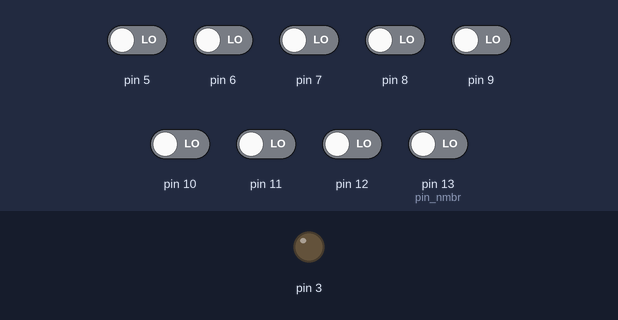
This sketch was run on a simulated Arduino Uno, built with avr-gcc and run on an emulated ATmega328P. Parts: output pins drawn as LEDs (lit = HIGH). The inputs (shaded band) are chosen by the test bench; at power-on: pin 5–12, pin 13 (pin_nmbr) LOW. Random numbers use the default seed unless the sketch sets one; pins used as bus, display or sensor lines are not drawn; what the sketch prints to the serial monitor is not drawn. At 21.0 s the program stops and its outputs stay as they are.

Above: at 0.05 s.
Timing chart, 0 to 3.0 s (numbered marks = the images above):
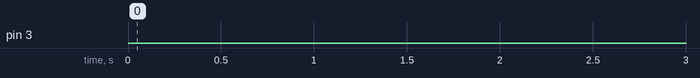

Measured:
- by itself, pin 3: LOW → HIGH at 20.4 s, → LOW 0.10 s later, → HIGH 0.10 s later, → LOW 0.10 s later, … (6 changes in this stretch)

The sketch:

Whack-a-mole_code.ino
```cpp
// anodes
int row[] = {A5,A4,A3};

// cathodes
int col[] = {A0,A1,A2};

//for LEDs
int led_nmbr;

//for buttons
int button[9];
int button_nmbr;

//for limiting game to 20 sec
unsigned long timeOut = 20000;
boolean timing= true;
unsigned long startTime= millis();
int current_time;

// Score
int score=0;

void setup()
{
  Serial.begin(9600);
  for (int i=0;i<3;i++)
  {
    pinMode(row[i], OUTPUT);
    pinMode(col[i], OUTPUT);
  }
  for (int i=5;i>13;i++)
  {
    pinMode(i, INPUT_PULLUP);
  }
  pinMode(3, OUTPUT);
  randomSeed(analogRead(0));
}


void Random_LED()
{
  led_nmbr= rand() % 9 + 1;
  if(led_nmbr==1)
  {
    //Serial.println(random_nmbr);
    digitalWrite(row[0], HIGH);
    digitalWrite(col[0], LOW);
    digitalWrite(col[1], HIGH);
    digitalWrite(col[2], HIGH);
  }
  else if(led_nmbr==2)
  {
    //Serial.println(random_nmbr);
    digitalWrite(row[0], HIGH);
    digitalWrite(col[1], LOW);
    digitalWrite(col[0], HIGH);
    digitalWrite(col[2], HIGH);
    }
  else if(led_nmbr==3)
  {
    //Serial.println(random_nmbr);
    digitalWrite(row[0], HIGH);
    digitalWrite(col[2], LOW);
    digitalWrite(col[1], HIGH);
    digitalWrite(col[0], HIGH);
    }
  else if(led_nmbr==4)
  {
    //Serial.println(random_nmbr);
      digitalWrite(row[1], HIGH);
      digitalWrite(col[0], LOW);
      digitalWrite(col[1], HIGH);
      digitalWrite(col[2], HIGH);
    }
  else if(led_nmbr==5)
  {
    //Serial.println(random_nmbr);
    digitalWrite(row[1], HIGH);
    digitalWrite(col[1], LOW);
    digitalWrite(col[0], HIGH);
    digitalWrite(col[2], HIGH);
    }
  else if(led_nmbr==6)
  {
    //Serial.println(random_nmbr);
    digitalWrite(row[1], HIGH);
    digitalWrite(col[2], LOW);
    digitalWrite(col[1], HIGH);
    digitalWrite(col[0], HIGH);
    }
  else if(led_nmbr==7)
  {
    //Serial.println(random_nmbr);
    digitalWrite(row[2], HIGH);
      digitalWrite(col[0], LOW);
      digitalWrite(col[1], HIGH);
      digitalWrite(col[2], HIGH);
    }
  else if(led_nmbr==8)
  {
    //Serial.println(random_nmbr);
    digitalWrite(row[2], HIGH);
    digitalWrite(col[1], LOW);
    digitalWrite(col[0], HIGH);
    digitalWrite(col[2], HIGH);
    }
  else if(led_nmbr==9)
  {
    //Serial.println(random_nmbr);
    digitalWrite(row[2], HIGH);
    digitalWrite(col[2], LOW);
    digitalWrite(col[1], HIGH);
    digitalWrite(col[0], HIGH);
  }
}


void Check_time()
{
  current_time=  millis();
  if (current_time - startTime >= timeOut)
    {timing = false;}
}


void Turn_off_LED()
{
  for (int i=0;i<3;i++)
    {
     digitalWrite(row[i], LOW);
     digitalWrite(col[i], LOW);
    }
}


int Buzzer(int times)
{
  for (int i=0;i<times;i++)
  {
    digitalWrite(3, HIGH);
    delay(100);
    digitalWrite(3, LOW);
    delay(100);
  }
//  digitalWrite(2, HIGH);
//  delay(150);
//  digitalWrite(2, LOW);
//  delay(150);
//  digitalWrite(2, HIGH);
//  delay(150);
//  digitalWrite(2, LOW);
//  delay(150);
//  digitalWrite(2, HIGH);
//  delay(350);
//  digitalWrite(2, LOW);
return 0;
}


void Button_input(){
  button_nmbr=0;
  unsigned long current;
  unsigned long end;
  current = millis();
  end = millis() + 850;
//  int check=0;
  while  (millis()<end) {
    int pin_nmbr=13;
    for (int i=0;i<9;i++)
    {
      button[i]=digitalRead(pin_nmbr);
      pin_nmbr--;
      if(button[i]== HIGH)
      {
        button_nmbr=i+1;
        break;
      }
    }
    if(button_nmbr>0)
      {
        break;
      }
    }
}


void check_button(){
 if(button_nmbr==led_nmbr)
    {
      score++;
    }
}

void Print_score(){
  Serial.println("Score:");
  Serial.println(score);
}

void loop(){
  Random_LED();
  //delay(850);
  Button_input();
  Turn_off_LED();
  check_button();
  Print_score();
  delay(850);
  Check_time();
  if (timing == false)
  {
    Buzzer(3);
    exit(0);
   }
}
```
